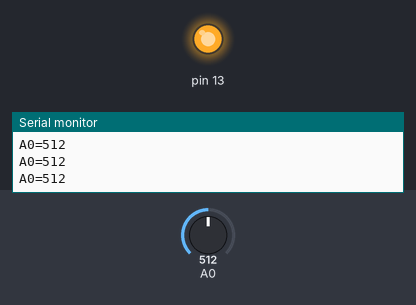
A sketch run on a simulated Arduino Uno, built with avr-gcc and run on an emulated ATmega328P. Shown: output pins drawn as LEDs (lit = HIGH), the last lines printed to the serial monitor. The inputs (shaded band) are chosen by the test bench; at power-on: A0 = 512.

Above: at 1.2 s.
1.3 s: A0 set to 0
At 2.2 s:
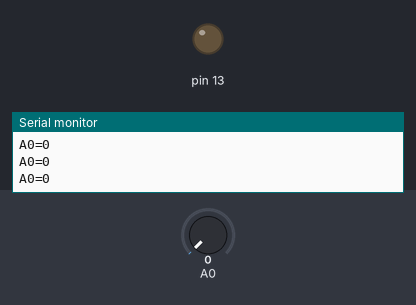
2.8 s: A0 set to 122
At 3.5 s:
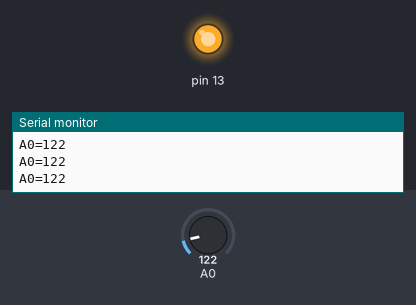
Timing chart, 0 to 5.8 s (numbered marks = the images above; inputs shaded):
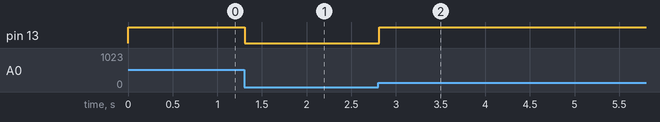

The sketch:

Lchika-switch2.ino
```cpp
//スイッチを押したら、手をはなしてもLEDのONOFFが維持されるプログラム

int val=0;
int count=0;

void setup(){
  Serial.begin(9600);
  pinMode(13, OUTPUT);
}

void loop() {
  val = analogRead(0);


  Serial.print("A0=");
  Serial.print(val);
  Serial.print("\n");

  if(val==0){
    digitalWrite(13, LOW);
  }else{
    digitalWrite(13, HIGH);
  }
}
```

Measured:
- after the input at 1.3 s, pin 13: HIGH → LOW at once
- after the input at 2.8 s, pin 13: LOW → HIGH at once
